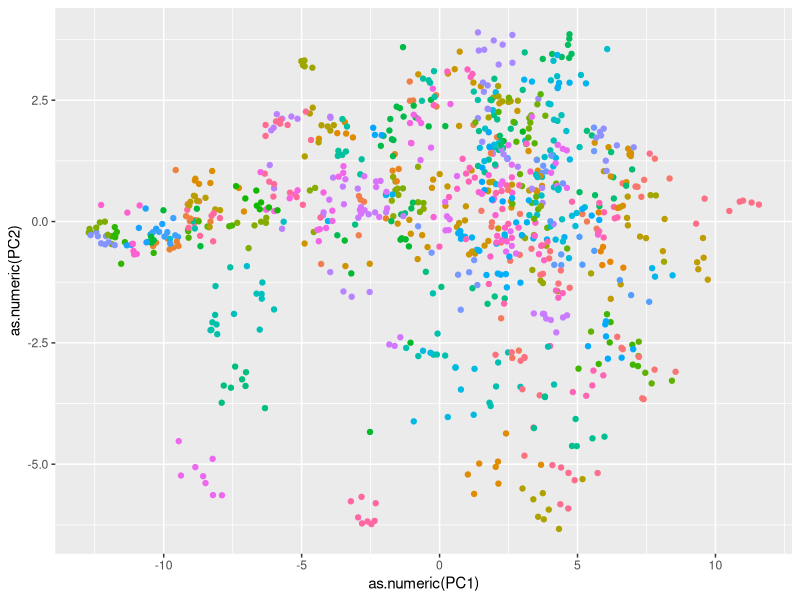
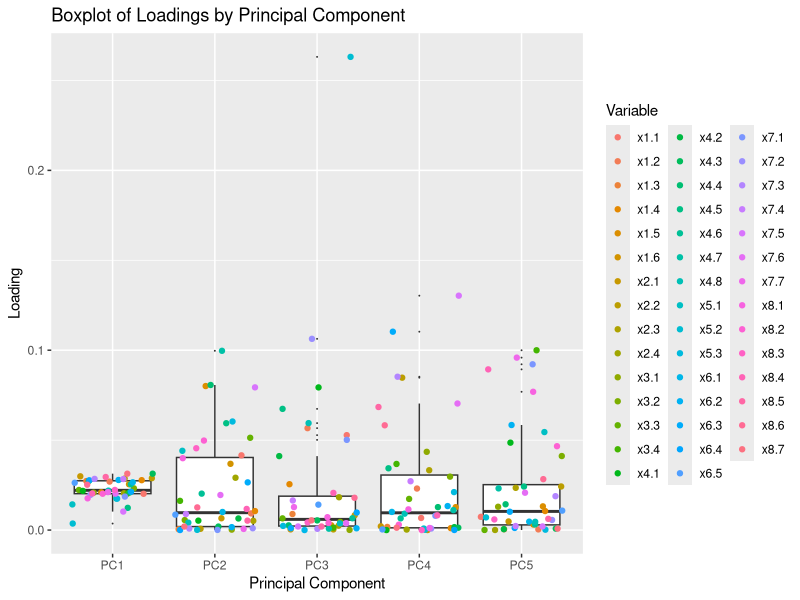

Write R code to recreate these figures, in order.
## ---- chunk 1
knitr::opts_chunk$set(echo = TRUE)
## ---- chunk 2
# Load Libraries
library(dplyr)
library(ggplot2)
library(lme4)
library(broom.mixed)
library(lmerTest)
library(tibble)

data = read.csv("./data/data_clean.csv")
## ---- chunk 3
# Impute missing values with of values in the same region
selected_columns_pca = select(data, c(starts_with("x"), "region"))
selected_columns_pca = selected_columns_pca %>%
  rename(x8.7=x8.7..due.process.of.the.law.and.rights.of.the.accused)
selected_columns_pca_imputed = selected_columns_pca %>%
  group_by(region) %>%
  mutate_all(~ ifelse(is.na(.), mean(., na.rm = TRUE), .))
selected_columns_pca_imputed = selected_columns_pca_imputed[, -c(1,ncol(selected_columns_pca_imputed))]

# Extract Principle Components of Rule of Law Variables
pca = prcomp(selected_columns_pca_imputed, scale. = TRUE)
variance_explained = (pca$sdev^2) / sum(pca$sdev^2)
## ---- chunk 4
# Visualize Principle Components
PC1and2 = as.data.frame(cbind(pca$x[,c(1,2)], data$country))
ggplot(data = PC1and2,aes(x=as.numeric(PC1), y=as.numeric(PC2))) + geom_point(aes(color = data$country)) + theme(legend.position = "none")
## ---- chunk 5
# Fit mixed linear model with top 5 principal components
selected_columns_data = data[, c("country","year", "region", "hdi")]
selected_columns_data[selected_columns_data$year == "2012-2013", "year"] = "2012.5"
selected_columns_data[selected_columns_data$year == "2017-2018", "year"] = "2017.5"
selected_columns_data$year = as.numeric(selected_columns_data$year)
selected_columns_data$years_from_2000 = selected_columns_data$year - 2000
TopPCs = as.data.frame(cbind(pca$x[,seq(1,5)], selected_columns_data))
                  
mixed_effects = lmer(hdi~PC1+PC2+PC3+PC4+PC5+(1+PC1+PC2+PC3+PC4+PC5|region)+(1+years_from_2000||country),data=TopPCs)

summary(mixed_effects)
## ---- chunk 6
# Determine importance of each variable
TopPCs_loadings_squared <- pca$rotation[,seq(1,5)]^2
TopPCs_loadings_squared_long <- as.data.frame(as.table(TopPCs_loadings_squared))
colnames(TopPCs_loadings_squared_long) <- c("Variable", "Principal_Component", "Loading")
ggplot(TopPCs_loadings_squared_long, aes(x = Principal_Component, y = Loading)) +
  geom_boxplot(outlier.size = 0) +
  geom_jitter(aes(color = Variable)) +
  labs(title = "Boxplot of Loadings by Principal Component",
       x = "Principal Component",
       y = "Loading")

rowSums(TopPCs_loadings_squared)[order(-rowSums(TopPCs_loadings_squared))]

TopPCs_loadings_squared_grouped = as.data.frame(TopPCs_loadings_squared) 
TopPCs_loadings_squared_grouped$Row_Labels = row.names(TopPCs_loadings_squared)
TopPCs_loadings_squared_grouped = TopPCs_loadings_squared_grouped %>%
  mutate(First_Digit = as.numeric(gsub("\\D*(\\d).*", "\\1", TopPCs_loadings_squared_grouped$Row_Labels))) %>%
  select(-Row_Labels)
TopPCs_loadings_squared_grouped = TopPCs_loadings_squared_grouped %>%
  group_by(First_Digit) %>%
  summarise(across(everything(), sum, na.rm = TRUE)) %>%
  column_to_rownames(var = "First_Digit")

rowSums(TopPCs_loadings_squared_grouped)[order(-rowSums(TopPCs_loadings_squared_grouped))]
